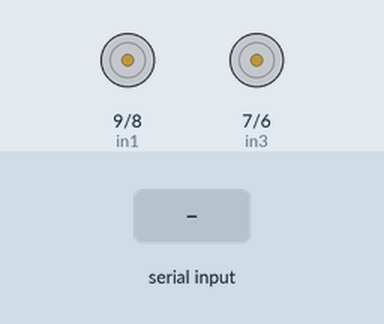
This sketch was run on a simulated Arduino Uno, built with avr-gcc and run on an emulated ATmega328P. Parts: motor-driver pin pairs drawn as motors (green arrow = first pin HIGH = forward, orange = second pin HIGH = backward, longer = more drive, scaled by the enable pin). The test bench sets the inputs (shaded band).

Above: at 1.2 s.
1.3 s: "W" received over Serial
At 1.7 s:
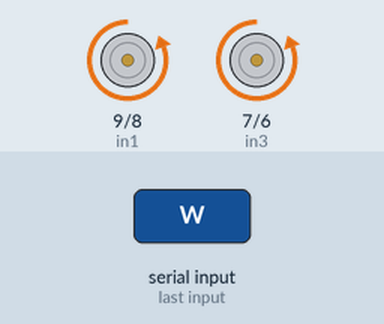
2.8 s: "A" received over Serial
At 4.0 s:
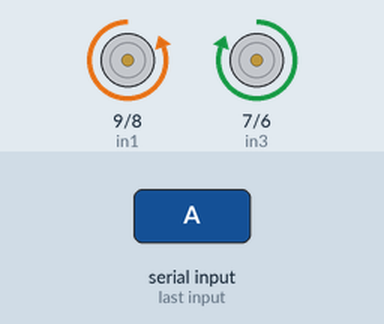
4.3 s: "S" received over Serial
At 5.1 s:
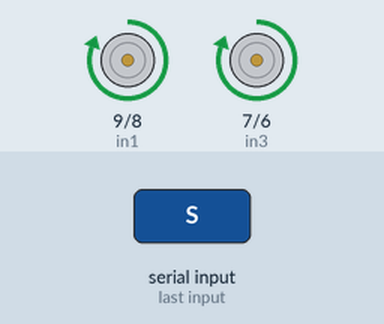
5.8 s: "D" received over Serial
At 6.3 s:
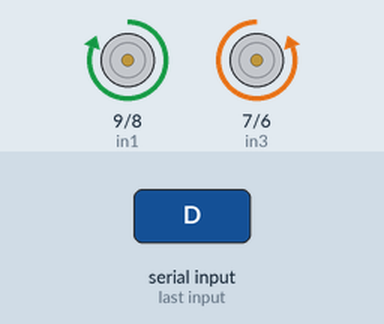
7.3 s: "Q" received over Serial
At 8.6 s:
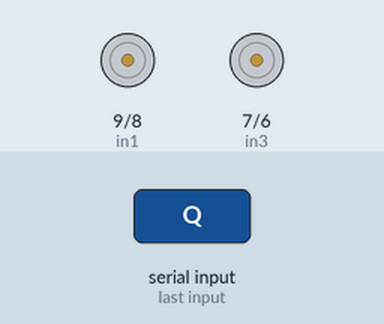
Timing chart, 0 to 9.8 s (numbered marks = the images above; inputs shaded):
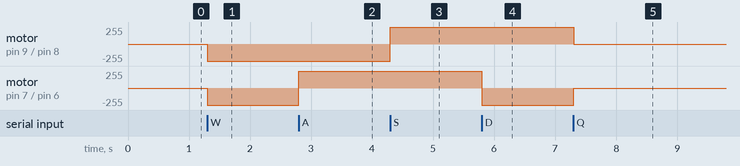

Measured:
- after the input at 1.3 s, motor on pin 9 (in1) / pin 8 (in2), motor on pin 7 (in3) / pin 6 (in4): stopped → backward 255/255 at once
- after the input at 2.8 s, motor on pin 7 (in3) / pin 6 (in4): backward 255/255 → forward 255/255 at once
- after the input at 4.3 s, motor on pin 9 (in1) / pin 8 (in2): backward 255/255 → forward 255/255 at once
- after the input at 5.8 s, motor on pin 7 (in3) / pin 6 (in4): forward 255/255 → backward 255/255 at once
- after the input at 7.3 s, motor on pin 9 (in1) / pin 8 (in2): forward 255/255 → stopped at once; motor on pin 7 (in3) / pin 6 (in4): backward 255/255 → stopped at once

The sketch:

sirve_ino.ino
```cpp
#define LED 8
#define LEDD 6

// Using http://slides.justen.eng.br/python-e-arduino as refference
int ENA=10;
int ENB=5;
int in1=9;
int in2=8;
int in3=7;
int in4=6;

void setup() {
    pinMode(in1,OUTPUT);
  pinMode(in2,OUTPUT);
  pinMode(in3,OUTPUT);
  pinMode(in4,OUTPUT);
  pinMode(ENA,OUTPUT);
  pinMode(ENB,OUTPUT);
  //pinMode(LED, OUTPUT);
    //pinMode(LEDD, OUTPUT);
    Serial.begin(9600);
}


void _mForward()
{
  digitalWrite(ENA,HIGH);
  digitalWrite(ENB,HIGH);
  digitalWrite(in1,LOW);//digital output
  digitalWrite(in2,HIGH);
  digitalWrite(in3,LOW);
  digitalWrite(in4,HIGH);
  //aSerial.println("Forward");
}

void _stop(){
  digitalWrite(ENA,LOW);
  digitalWrite(ENB,LOW);
  digitalWrite(in1,LOW);//digital output
  digitalWrite(in2,LOW);
  digitalWrite(in3,LOW);
  digitalWrite(in4,LOW);
  //Serial.println("Stop");
}
//define back function/
void _mBack()
{
  digitalWrite(ENA,HIGH);
  digitalWrite(ENB,HIGH);
  digitalWrite(in1,HIGH);
  digitalWrite(in2,LOW);
  digitalWrite(in3,HIGH);
  digitalWrite(in4,LOW);
  //Serial.println("Back");
}
//define left function/
void _mleft()
{
  digitalWrite(ENA,HIGH);
  digitalWrite(ENB,HIGH);
  digitalWrite(in1,LOW);
  digitalWrite(in2,HIGH);
  digitalWrite(in3,HIGH);
  digitalWrite(in4,LOW);
  //Serial.println("Left");
}
//define right function/
void _mright()
{
  digitalWrite(ENA,HIGH);
  digitalWrite(ENB,HIGH);
  digitalWrite(in1,HIGH);
  digitalWrite(in2,LOW);
  digitalWrite(in3,LOW);
  digitalWrite(in4,HIGH);
  //Serial.println("Right");
}

void loop() {
    if (Serial.available()) {
        char serialListener = Serial.read();
        if (serialListener == 'W') {
          _mForward();
        }
        else if (serialListener == 'A') {
          _mleft();
        }
        else if (serialListener == 'S') {
          _mBack();
        }
        else if (serialListener == 'D') {
          _mright();
        }
        else if (serialListener == 'Q') {
          _stop();
        }
    }
}
```
